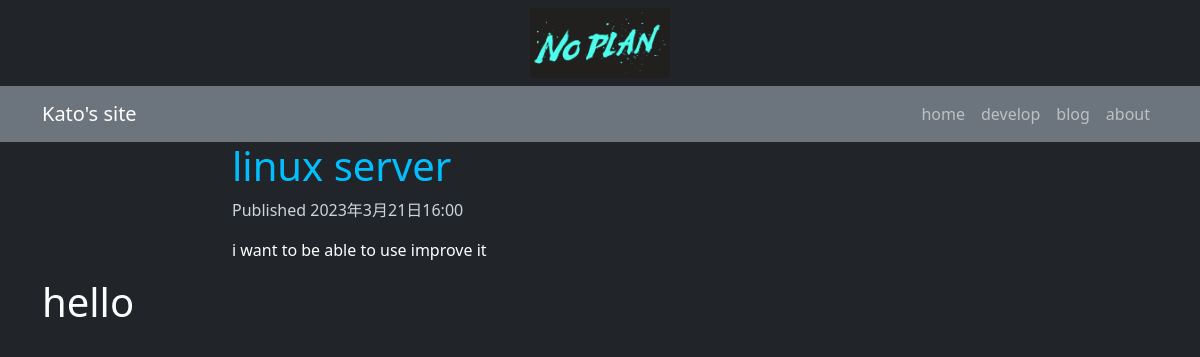
Page /blog/2023/3/21/linux-server/ on the committed database.
### blog/models.py (models this page shows, shortened)
class Post(models.Model):
    class Status(models.TextChoices):
        DRAFT = "DF", "Draft"
        PUBLISHED = "PB", "Published"
    title = models.CharField(max_length=50)
    body = models.TextField()
    slug = models.SlugField()
    status = models.CharField(max_length=2
                                ,choices=Status.choices,
                                default=Status.DRAFT)
    publish = models.DateTimeField(default=timezone.now)
    created = models.DateTimeField(auto_now_add=True)
    update = models.DateTimeField(auto_now=True)
    objects = models.Manager()
    published = PublishedManager()
    tags = TaggableManager()
    class Meta:
        ordering = ["-publish"]
        indexes = [
            models.Index(fields=["-publish"])
        ]

### blog/views.py (the view)
def post_detail(request, year, month, day, post):
    post = get_object_or_404(models.Post,
    status=models.Post.Status.PUBLISHED,
    slug=post,
    publish__year=year,
    publish__month=month,
    publish__day=day)
    return render(request,
                    'blog/detail.html',context={
                    'post': post,
                    })

### blog/templatetags/blog_tags.py (called while the page is built)
@register.filter(name="markdown")
def markdown_format(text):
    return mark_safe(markdown.markdown(text))

### templates/blog/detail.html (shortened to what this page needs)
{% extends 'blog/base.html' %}
{% load blog_tags %}
{% block content %}
<div class="container">
  <div class="row justify-content-center">
    <div class="col-md-8" >
      <h1 style="color: #00bfff">{{ post.title }}</h1>
      <p class="date" style="color:#ccd5db">
      Published {{ post.publish }}
      </p>
      {{ post.body|markdown|truncatewords_html:30 }}
    </div>
  </div>
</div>
<div class="container d-none d-sm-block">
  <div class="row">
    <div class="col">
      <h1>hello</h1>
    </div>
  </div>
</div>
{% endblock content %}

### rows in the picture
Post: title "linux server", publish "2023年3月21日16:00", body "i want to be able to use improve it"
